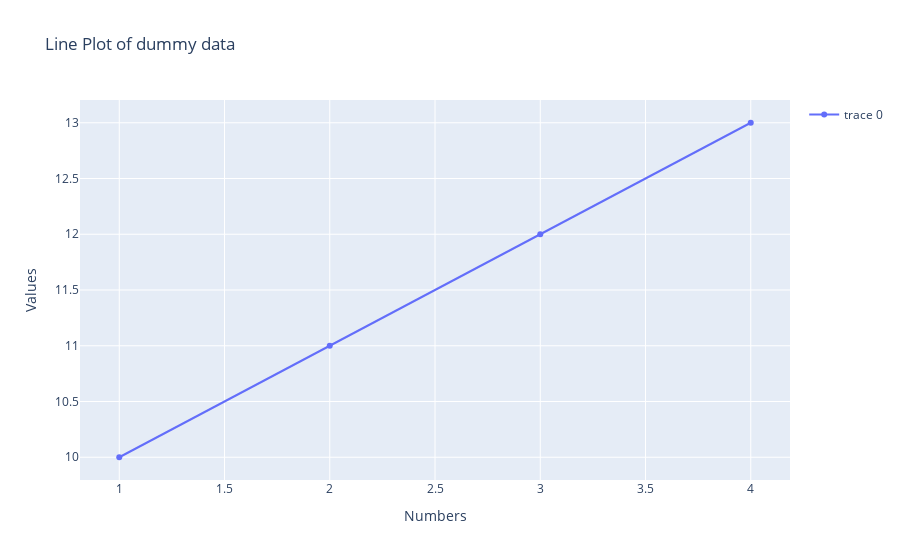

Source (notebook cell):
### Code cell
# customize Plot
fig.update_layout(
    title = "Line Plot of dummy data",
    xaxis = dict(title="Numbers"),
    yaxis= dict(title="Values"),
    showlegend=  True
)

### Figure 1 — Plotly figure (JSON) as saved in the notebook; plotly's stock layout.template omitted (floating-point values rounded to 4 significant figures)
{"data": [{"type": "scatter", "x": [1, 2, 3, 4], "y": [10, 11, 12, 13]}], "layout": {"showlegend": true, "title": {"text": "Line Plot of dummy data"}, "xaxis": {"title": {"text": "Numbers"}}, "yaxis": {"title": {"text": "Values"}}}}
